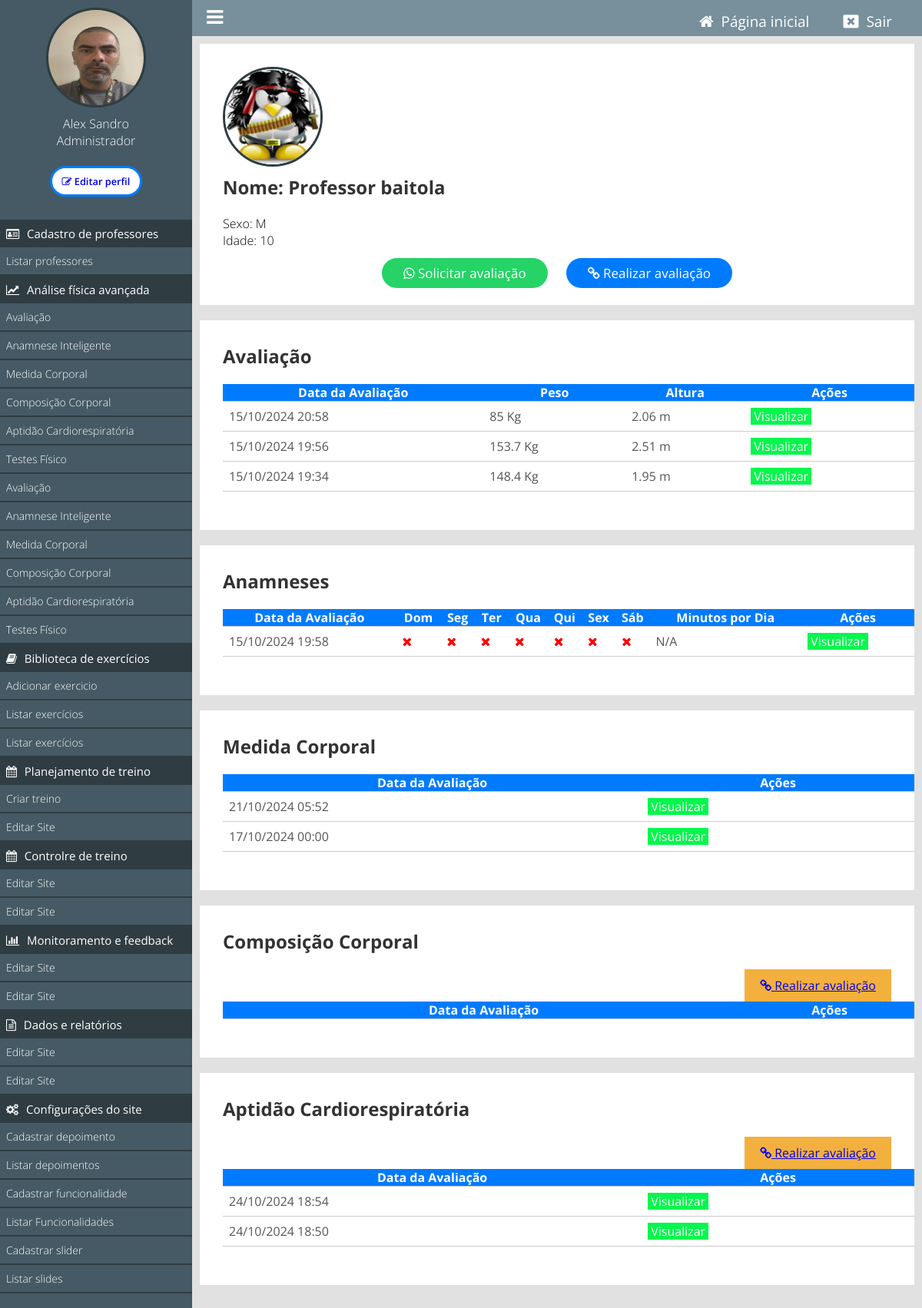
The app's page /painel/listar-afa?id=4 (signed in) with its own data.
### tables this page shows
CREATE TABLE IF NOT EXISTS `tb_perfis_usuarios` (
  `id` int NOT NULL AUTO_INCREMENT,
  `usuario_id` int NOT NULL,
  `data_avaliacao` datetime NOT NULL,
  `peso` float NOT NULL,
  `altura` float NOT NULL,
  `obesidade` tinyint(1) NOT NULL,
  `diabetes` tinyint(1) NOT NULL,
  `hipertensao` tinyint(1) NOT NULL,
  `depressao` tinyint(1) NOT NULL,
  `pos_covid` tinyint(1) NOT NULL,
  `idoso` tinyint(1) NOT NULL,
  `gestante` tinyint(1) NOT NULL,
  `posparto` tinyint(1) NOT NULL,
  `emagrecer` tinyint(1) NOT NULL,
  `objetivo_id` int NOT NULL,
  PRIMARY KEY (`id`),
  KEY `usuario_id` (`usuario_id`),
  KEY `objetivo_id` (`objetivo_id`)
);

CREATE TABLE IF NOT EXISTS `tb_usuarios_anamnese` (
  `id` int NOT NULL AUTO_INCREMENT,
  `usuario_id` int NOT NULL,
  `data_avaliacao` datetime NOT NULL,
  `domingo` tinyint(1) DEFAULT '0',
  `segunda` tinyint(1) DEFAULT '0',
  `terca` tinyint(1) DEFAULT '0',
  `quarta` tinyint(1) DEFAULT '0',
  `quinta` tinyint(1) DEFAULT '0',
  `sexta` tinyint(1) DEFAULT '0',
  `sabado` tinyint(1) DEFAULT '0',
  `minutos_dia` int DEFAULT NULL,
  `exercicios` text,
  `outros_exercicios` varchar(255) DEFAULT NULL,
  `nao_gosta` tinyint(1) DEFAULT '0',
  `nao_gosta_exercicios` varchar(255) DEFAULT NULL,
  `atividade_recente` tinyint(1) DEFAULT '0',
  `nome_atividade_recente` varchar(255) DEFAULT NULL,
  `dias_semana_recente` int DEFAULT NULL,
  `minutos_dia_recente` float DEFAULT NULL,
  `intensidade` varchar(50) DEFAULT NULL,
  `doencas` tinyint(1) DEFAULT '0',
  `doencas_nome` varchar(255) DEFAULT NULL,
  `remedios` varchar(255) DEFAULT NULL,
  `cirurgias` tinyint(1) DEFAULT '0',
  `regiao_cirurgia` varchar(255) DEFAULT NULL,
  `dor_muscular` tinyint(1) DEFAULT '0',
  `regioes_dor` text,
  `dor_peito` tinyint(1) DEFAULT '0',
  `tontura` tinyint(1) DEFAULT '0',
  `movimento_diario` tinyint(1) DEFAULT '0',
  `movimentos_dia` text,
  `parente_cardiaco` tinyint(1) DEFAULT '0',
  `num_parente_cardiaco` int DEFAULT NULL,
  `fumante` tinyint(1) DEFAULT '0',
  `info_pertinente` text,
  `aceito` tinyint(1) DEFAULT '0',
  `ciclo_menstrual` tinyint(1) DEFAULT NULL,
  `ciclo_menstrual_irregular` varchar(255) DEFAULT NULL,
  `sintomas_menstruais` json DEFAULT NULL,
  `uso_anticoncepcional` varchar(3) DEFAULT NULL,
  `fatores_impedem_treino` json DEFAULT NULL,
  `dificuldade_emagrecer` json DEFAULT NULL,
  `silhueta_real` int DEFAULT NULL,
  `silhueta_ideal` int DEFAULT NULL,
  `objetivos_6_meses` json DEFAULT NULL,
  `nome_remedios_emagrecer` varchar(255) DEFAULT NULL,
  `resultados_remedios` varchar(255) DEFAULT NULL,
  `dificuldade_emagrecer_outros` varchar(255) DEFAULT NULL,
  `remedios_emagrecer` tinyint(1) DEFAULT NULL,
  `autoestima` varchar(255) DEFAULT NULL,
  PRIMARY KEY (`id`)
);

CREATE TABLE IF NOT EXISTS `tb_medidas_corporais` (
  `id` int NOT NULL AUTO_INCREMENT,
  `usuario_id` int NOT NULL,
  `punho_direito` float DEFAULT NULL,
  `ante_braco_direito` float DEFAULT NULL,
  `braco_direito_relaxado` float DEFAULT NULL,
  `braco_direito_contraido` float DEFAULT NULL,
  `punho_esquerdo` float DEFAULT NULL,
  `ante_braco_esquerdo` float DEFAULT NULL,
  `braco_esquerdo_relaxado` float DEFAULT NULL,
  `braco_esquerdo_contraido` float DEFAULT NULL,
  `pescoco` float DEFAULT NULL,
  `torax` float DEFAULT NULL,
  `cintura` float DEFAULT NULL,
  `abdomen` float DEFAULT NULL,
  `quadril` float DEFAULT NULL,
  `coxa_medial_direita` float DEFAULT NULL,
  `coxa_medial_esquerda` float DEFAULT NULL,
  `panturrilha_direita` float DEFAULT NULL,
  `panturrilha_esquerda` float DEFAULT NULL,
  `data_avaliacao` datetime NOT NULL,
  PRIMARY KEY (`id`),
  KEY `usuario_id` (`usuario_id`)
);

CREATE TABLE IF NOT EXISTS `tb_aptidao_cardiorespiratoria` (
  `id` int NOT NULL AUTO_INCREMENT,
  `usuario_id` int NOT NULL,
  `data_avaliacao` datetime NOT NULL,
  `fc_t1` int DEFAULT NULL,
  `pse_t1` int DEFAULT NULL,
  `fc_t2` int DEFAULT NULL,
  `pse_t2` int DEFAULT NULL,
  `fc_t3` int DEFAULT NULL,
  `pse_t3` int DEFAULT NULL,
  `fc_t4` int DEFAULT NULL,
  `pse_t4` int DEFAULT NULL,
  `fc_t5` int DEFAULT NULL,
  `pse_t5` int DEFAULT NULL,
  `fc_t6` int DEFAULT NULL,
  `pse_t6` int DEFAULT NULL,
  `fc_t7` int DEFAULT NULL,
  `pse_t7` int DEFAULT NULL,
  `fc_t8` int DEFAULT NULL,
  `pse_t8` int DEFAULT NULL,
  `fc_t9` int DEFAULT NULL,
  `pse_t9` int DEFAULT NULL,
  `fc_t10` int DEFAULT NULL,
  `pse_t10` int DEFAULT NULL,
  `fc_t11` int DEFAULT NULL,
  `pse_t11` int DEFAULT NULL,
  `fc_t12` int DEFAULT NULL,
  `pse_t12` int DEFAULT NULL,
  `fc_t13` int DEFAULT NULL,
  `pse_t13` int DEFAULT NULL,
  `fc_t14` int DEFAULT NULL,
  `pse_t14` int DEFAULT NULL,
  `fc_t15` int DEFAULT NULL,
  `pse_t15` int DEFAULT NULL,
  `fc_t16` int DEFAULT NULL,
  `pse_t16` int DEFAULT NULL,
  `fc_repouso` int DEFAULT NULL,
  `fc_max` int DEFAULT NULL,
  `velocidade_max` float DEFAULT NULL,
  `pse_max` int DEFAULT NULL,
  `indice_fc` float DEFAULT NULL,
  `mets` float DEFAULT NULL,
  `vo2_max_ml` float DEFAULT NULL,
  `vo2_max_l` float DEFAULT NULL,
  `limiar1` float DEFAULT NULL,
  `fc_l1_percent` float DEFAULT NULL,
  `limiar2` float DEFAULT NULL,
  `fc_l2_percent` float DEFAULT NULL,
  `ivo2_x_kmh_30` float DEFAULT NULL,
  `ivo2_x_kmh_35` float DEFAULT NULL,
  `ivo2_x_kmh_40` float DEFAULT NULL,
  `ivo2_x_kmh_45` float DEFAULT NULL,
  `ivo2_x_kmh_50` float DEFAULT NULL,
  `ivo2_x_kmh_55` float DEFAULT NULL,
  `ivo2_x_kmh_60` float DEFAULT NULL,
  `ivo2_x_kmh_65` float DEFAULT NULL,
  `ivo2_x_kmh_70` float DEFAULT NULL,
  `ivo2_x_kmh_75` float DEFAULT NULL,
  `ivo2_x_kmh_80` float DEFAULT NULL,
  `ivo2_x_kmh_85` float DEFAULT NULL,
  `ivo2_x_kmh_90` float DEFAULT NULL,
  `ivo2_x_kmh_95` float DEFAULT NULL,
  `ivo2_x_kmh_100` float DEFAULT NULL,
  `ivo2_x_kmh_105` float DEFAULT NULL,
  `ivo2_x_kmh_110` float DEFAULT NULL,
  `ivo2_x_kmh_115` float DEFAULT NULL,
  `ivo2_x_kmh_120` float DEFAULT NULL,
  `ivo2_x_kmh_125` float DEFAULT NULL,
  `ivo2_x_kmh_130` float DEFAULT NULL,
  `ivo2_x_kmh_135` float DEFAULT NULL,
  `ivo2_x_kmh_140` float DEFAULT NULL,
  `ivo2_x_kmh_145` float DEFAULT NULL,
  `ivo2_x_kmh_150` float DEFAULT NULL,
  `ivo2_x_kmh_155` float DEFAULT NULL,
  `ivo2_x_kmh_160` float DEFAULT NULL,
  `ivo2_x_kmh_165` float DEFAULT NULL,
  `ivo2_x_kmh_170` float DEFAULT NULL,
  `created_at` timestamp NULL DEFAULT CURRENT_TIMESTAMP,
  PRIMARY KEY (`id`)
);

### painel/pages/listar-afa.php (the view, shortened to what the rows shown need)
<?php
if (isset($_GET['id'])) {
    $usuario_id = (int)$_GET['id'];
} else {
    $usuario_id = $_SESSION['id'];
}
if (isset($_GET['id'])) {
    $id_aluno = intval($_GET['id']);
    $sql = MySql::conectar()->prepare("SELECT telefone, nome, img, sexo, data_nascimento FROM `tb_admin.usuarios` WHERE id = ?");
    $sql->execute([$id_aluno]);
    $result = $sql->fetch();
    if (!$result) {
        echo "Usuário não encontrado.";
        exit();
    } else {
        $telefone = $result['telefone'];
        $nome = $result['nome'];
        $img = $result['img'];
        $sexo = $result['sexo'];
        $dataNascimento = new DateTime($result['data_nascimento']);
        $idade = (new DateTime())->diff($dataNascimento)->y;
    }
} else {
    echo "ID do aluno não fornecido.";
    exit();
}
$anamnese = new Anamnese();
$anamneses = $anamnese->buscarAnamnesePorUsuarioId($id_aluno);
$perfil = new Perfil();
$perfis = $perfil->buscarPerfilPorUsuarioId($id_aluno);
$medidaCorporal = new MedidaCorporal();
$medidasCorporais = $medidaCorporal->buscarMedidaCorporalPorUsuarioId($id_aluno);
$aptidaoCardioRespiratoria = new AptidaoCardioRespiratoria();
$aptidoes = $aptidaoCardioRespiratoria->buscarAptidaoCardioRespiratoriaPorUsuarioId($id_aluno);
?>
<div class="box-content">
        <div class="box-usuario left">
        <?php
                if($img == ''){
            ?>
                <div class="avatar-usuario left">
                    <i class="fa fa-user"></i>
                </div>
            <?php } else { ?>
                <div class="imagem-usuario left">
                <img src="<?php echo INCLUDE_PATH_PAINEL ?>uploads/<?php echo $img; ?>" />
                </div>
            <?php } ?>
            <div class="nome-usuario black">
                <h2>Nome: <?php echo $nome; ?></h2>
                <p>Sexo: <?php echo $sexo; ?></p>
                <p>Idade: <?php echo $idade; ?></p>
            </div>
        </div>
    <div class="acoes-button">
        <body>
        <a class="whatsapp-link" href="https://web.whatsapp.com/send?phone=55<?php echo $telefone ?>&text=Ol%C3%A1%2C%20para%20dar%20continuidade%20ao%20seu%20processo%20de%20acompanhamento%2C%20pedimos%20que%20voc%C3%AA%20preencha%20sua%20*Avalia%C3%A7%C3%A3o%20F%C3%ADsica*.%20Isso%20nos%20ajudar%C3%A1%20a%20criar%20um%20plano%20personalizado%20para%20suas%20necessidades.%0A%0A%20Clique%20no%20link%20abaixo%20para%20preencher%20sua%20avalia%C3%A7%C3%A3o%3A%0A%0Ahttps%3A%2F%2Fwww.apcpro.com.br%2Fpainel%2Fformulario-perfis%3Fid%3D<?php echo urlencode($usuario_id); ?>%0A%0ASe%20precisar%20de%20ajuda%2C%20estamos%20%C3%A0%20disposi%C3%A7%C3%A3o.%20%F0%9F%98%8A" target="_blank">
            <i class="fa fa-whatsapp"></i> Solicitar avaliação</a>
        </body>
        <body>
            <a class="afa-link" href="<?php echo INCLUDE_PATH_PAINEL . 'formulario-perfis?id=' . $usuario_id; ?>">
            <i class="fa fa-link"></i> Realizar avaliação</a>
        </body>
    </div>
</div>
<div class="box-content">
    <h2>Avaliação</h2>
    <table id="perfilTable" class="display dt-responsive" width="100%">
        <thead>
            <tr>
                <th>Data da Avaliação</th>
                <th>Peso</th>
                <th>Altura</th>
                <th>Ações</th>
            </tr>
        </thead>
        <tbody>
            <?php foreach ($perfis as $perfil): ?>
                <tr>
                    <td><?php echo (new DateTime($perfil['data_avaliacao']))->format('d/m/Y H:i'); ?></td>
                    <td><?php echo htmlspecialchars($perfil['peso']); ?> Kg</td>
                    <td><?php echo htmlspecialchars($perfil['altura']); ?> m</td>
                    <td>
                    <a class="btn view" href="<?php echo INCLUDE_PATH_PAINEL . 'ver-avaliacao?id=' . $perfil['id']; ?>">Visualizar</a>
                    </td>
                </tr>
            <?php endforeach; ?>
        </tbody>
    </table>
</div>
<div class="box-content">
    <h2>Anamneses</h2>
    <table id="anamnesesTable" class="display dt-responsive" width="50%">
        <thead class="text-center">
            <tr>
                <th>Data da Avaliação</th>
                <th>Dom</th>
                <th>Seg</th>
                <th>Ter</th>
                <th>Qua</th>
                <th>Qui</th>
                <th>Sex</th>
                <th>Sáb</th>
                <th>Minutos por Dia</th>
                <th>Ações</th>
            </tr>
        </thead>
        <tbody>
            <?php foreach ($anamneses as $anamnese): ?>
                <tr>
                    <td><?php echo (new DateTime($anamnese['data_avaliacao']))->format('d/m/Y H:i'); ?></td>
                    <td>
                        <?php if ($anamnese['domingo'] == 1): ?>
                            <i class="fa fa-check" style="color: green;"></i>
                            <?php else: ?>
                            <i class="fa fa-times" style="color: red;" aria-hidden="true"></i>
                        <?php endif; ?>
                    </td>
                    <td>
                        <?php if ($anamnese['segunda'] == 1): ?>
                            <i class="fa fa-check" style="color: green;"></i>
                            <?php else: ?>
                            <i class="fa fa-times" style="color: red;" aria-hidden="true"></i>
                        <?php endif; ?>
                    </td>
                    <td>
                        <?php if ($anamnese['terca'] == 1): ?>
                            <i class="fa fa-check" style="color: green;"></i>
                            <?php else: ?>
                            <i class="fa fa-times" style="color: red;" aria-hidden="true"></i>
                        <?php endif; ?>
                    </td>
                    <td>
                        <?php if ($anamnese['quarta'] == 1): ?>
                            <i class="fa fa-check" style="color: green;"></i>
                            <?php else: ?>
                            <i class="fa fa-times" style="color: red;" aria-hidden="true"></i>
                        <?php endif; ?>
                    </td>
                    <td>
                        <?php if ($anamnese['quinta'] == 1): ?>
                            <i class="fa fa-check" style="color: green;"></i>
                            <?php else: ?>
                            <i class="fa fa-times" style="color: red;" aria-hidden="true"></i>
                        <?php endif; ?>
                    </td>
                    <td>
                        <?php if ($anamnese['sexta'] == 1): ?>
                            <i class="fa fa-check" style="color: green;"></i>
                            <?php else: ?>
                            <i class="fa fa-times" style="color: red;" aria-hidden="true"></i>
                        <?php endif; ?>
                    </td>
                    <td>
                        <?php if ($anamnese['sabado'] == 1): ?>
                            <i class="fa fa-check" style="color: green;"></i>
                            <?php else: ?>
                            <i class="fa fa-times" style="color: red;" aria-hidden="true"></i>
                        <?php endif; ?>
                    </td>
                    <td><?php echo htmlspecialchars($anamnese['minutos_dia'] ?? 'N/A'); ?></td>
                    <td>
                    <a class="btn view" href="<?php echo INCLUDE_PATH_PAINEL . 'ver-anamnese?id=' . $anamnese['id']; ?>">Visualizar</a>
                    </td>
                </tr>
            <?php endforeach; ?>
        </tbody>
    </table>
</div>
<div class="box-content">
    <h2>Medida Corporal</h2>
    <table id="medidaCorporalTable" class="display dt-responsive" width="100%">
        <thead>
            <tr>
                <th>Data da Avaliação</th>
                <th>Ações</th>
            </tr>
        </thead>
        <tbody>
            <?php foreach ($medidasCorporais as $medidaCorporal): ?>
                <tr>
                    <td><?php echo (new DateTime($medidaCorporal['data_avaliacao']))->format('d/m/Y H:i'); ?></td>
                    <td>
                    <a class="btn view" href="<?php echo INCLUDE_PATH_PAINEL . 'ver-medida-corporal?id=' . $medidaCorporal['id']; ?>">Visualizar</a>
                    </td>
                </tr>
            <?php endforeach; ?>
        </tbody>
    </table>
</div>
<div class="box-content">
    <h2>Composição Corporal</h2>
    <a class="btn edit right" href="<?php echo INCLUDE_PATH_PAINEL . 'composicao-corporal?id=' . $usuario_id; ?>">
                        <i class="fa fa-link"></i> Realizar avaliação</a>
    <table id="composicaoCorporalTable" class="display dt-responsive" width="100%">
        <thead>
            <tr>
                <th>Data da Avaliação</th>
                <th>Ações</th>
            </tr>
        </thead>
    </table>
</div>
<div class="box-content">
    <h2>Aptidão Cardiorespiratória</h2>
    <a class="btn edit right" href="<?php echo INCLUDE_PATH_PAINEL . 'aptidao-cardiorespiratoria?id=' . $usuario_id; ?>">
    <i class="fa fa-link"></i> Realizar avaliação</a>
    <table id="aptidaoCardioRespiratoriaTable" class="display dt-responsive" width="100%">
        <thead>
            <tr>
                <th>Data da Avaliação</th>
                <th>Ações</th>
            </tr>
        </thead>
        <tbody>
            <?php foreach ($aptidoes as $aptidaoCardioRespiratoria): ?>
                <tr>
                    <td><?php echo (new DateTime($aptidaoCardioRespiratoria['data_avaliacao']))->format('d/m/Y H:i'); ?></td>
                    <td>
                    <a class="btn view" href="<?php echo INCLUDE_PATH_PAINEL . 'ver-aptidao-cardiorespiratoria?id=' . $aptidaoCardioRespiratoria['id']; ?>">Visualizar</a>
                    </td>
                </tr>
            <?php endforeach; ?>
        </tbody>
    </table>
</div>

### records on screen
tb_admin.usuarios: img (picture), nome "Professor baitola", sexo "M"
tb_perfis_usuarios: data_avaliacao "15/10/2024 20:58", peso "85", altura "2.06"
tb_perfis_usuarios: data_avaliacao "15/10/2024 19:56", peso "153.7", altura "2.51"
tb_perfis_usuarios: data_avaliacao "15/10/2024 19:34", peso "148.4", altura "1.95"
tb_usuarios_anamnese: data_avaliacao "15/10/2024 19:58", domingo 0 (drawn), segunda 0 (drawn), terca 0 (drawn), quarta 0 (drawn), quinta 0 (drawn), sexta 0 (drawn), sabado 0 (drawn), minutos_dia "N/A"
tb_medidas_corporais: data_avaliacao "21/10/2024 05:52"
tb_medidas_corporais: data_avaliacao "17/10/2024 00:00"
tb_aptidao_cardiorespiratoria: data_avaliacao "24/10/2024 18:54"
tb_aptidao_cardiorespiratoria: data_avaliacao "24/10/2024 18:50"

### other values on screen
$_SESSION['nome'] "Alex Sandro"
pegaCargo($_SESSION['cargo']) "Administrador"
